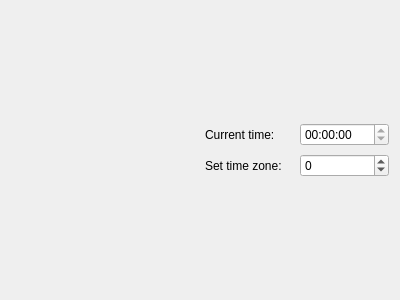
<ui version="4.0" >
 <author></author>
 <comment></comment>
 <exportmacro></exportmacro>
 <class>WorldTimeForm</class>
 <widget class="QWidget" name="WorldTimeForm" >
  <property name="geometry" >
   <rect>
    <x>0</x>
    <y>0</y>
    <width>400</width>
    <height>300</height>
   </rect>
  </property>
  <property name="windowTitle" >
   <string>World Time Clock</string>
  </property>
  <layout class="QHBoxLayout" >
   <property name="margin" >
    <number>9</number>
   </property>
   <property name="spacing" >
    <number>6</number>
   </property>
   <item>
    <widget class="WorldTimeClock" name="worldTimeClock" />
   </item>
   <item>
    <layout class="QVBoxLayout" >
     <property name="margin" >
      <number>1</number>
     </property>
     <property name="spacing" >
      <number>6</number>
     </property>
     <item>
      <spacer>
       <property name="orientation" >
        <enum>Qt::Vertical</enum>
       </property>
       <property name="sizeHint" >
        <size>
         <width>20</width>
         <height>40</height>
        </size>
       </property>
      </spacer>
     </item>
     <item>
      <layout class="QHBoxLayout" >
       <property name="margin" >
        <number>1</number>
       </property>
       <property name="spacing" >
        <number>6</number>
       </property>
       <item>
        <widget class="QLabel" name="label" >
         <property name="text" >
          <string>Current time:</string>
         </property>
        </widget>
       </item>
       <item>
        <widget class="QTimeEdit" name="timeEdit" >
         <property name="readOnly" >
          <bool>true</bool>
         </property>
        </widget>
       </item>
      </layout>
     </item>
     <item>
      <layout class="QHBoxLayout" >
       <property name="margin" >
        <number>1</number>
       </property>
       <property name="spacing" >
        <number>6</number>
       </property>
       <item>
        <widget class="QLabel" name="label_2" >
         <property name="text" >
          <string>Set time zone:</string>
         </property>
        </widget>
       </item>
       <item>
        <widget class="QSpinBox" name="spinBox" >
         <property name="maximum" >
          <number>12</number>
         </property>
         <property name="minimum" >
          <number>-12</number>
         </property>
        </widget>
       </item>
      </layout>
     </item>
     <item>
      <spacer>
       <property name="orientation" >
        <enum>Qt::Vertical</enum>
       </property>
       <property name="sizeHint" >
        <size>
         <width>20</width>
         <height>40</height>
        </size>
       </property>
      </spacer>
     </item>
    </layout>
   </item>
  </layout>
 </widget>
 <pixmapfunction></pixmapfunction>
 <customwidgets>
  <customwidget>
   <class>WorldTimeClock</class>
   <extends></extends>
   <header>worldtimeclock.h</header>
   <container>0</container>
   <pixmap></pixmap>
  </customwidget>
 </customwidgets>
 <resources/>
 <connections>
  <connection>
   <sender>spinBox</sender>
   <signal>valueChanged(int)</signal>
   <receiver>worldTimeClock</receiver>
   <slot>setTimeZone(int)</slot>
   <hints>
    <hint type="sourcelabel" >
     <x>339</x>
     <y>166</y>
    </hint>
    <hint type="destinationlabel" >
     <x>157</x>
     <y>230</y>
    </hint>
   </hints>
  </connection>
  <connection>
   <sender>worldTimeClock</sender>
   <signal>updated(QTime)</signal>
   <receiver>timeEdit</receiver>
   <slot>setTime(QTime)</slot>
   <hints>
    <hint type="sourcelabel" >
     <x>141</x>
     <y>59</y>
    </hint>
    <hint type="destinationlabel" >
     <x>291</x>
     <y>133</y>
    </hint>
   </hints>
  </connection>
 </connections>
</ui>
